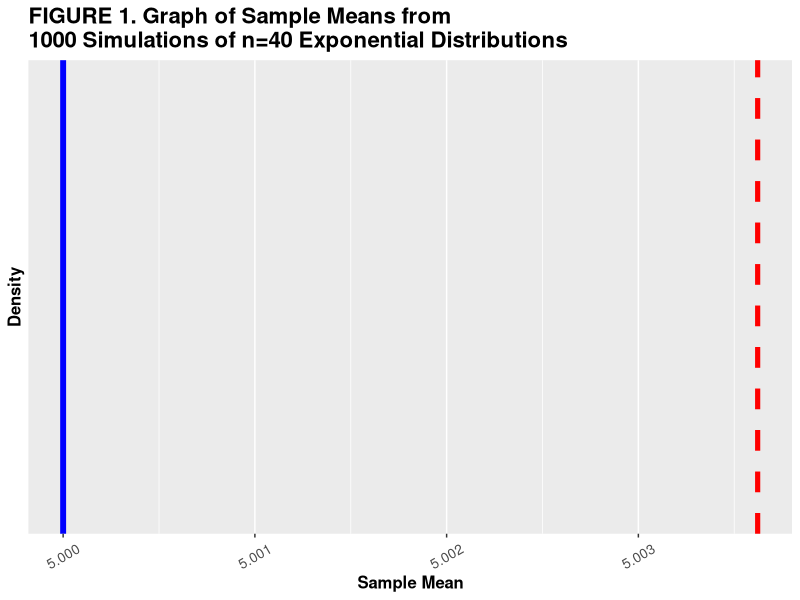
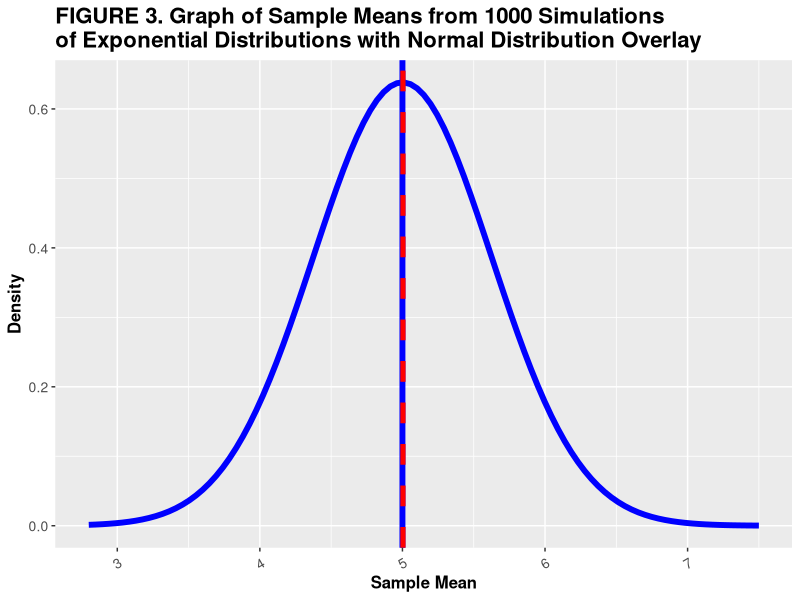

Write the R code that produced these figures, in order.
## ---- chunk 1
library(ggplot2)
## ---- chunk 2
## Set variables based on homework guidance
lambda <- 0.2
num.exp <- 40
num.sim <- 1000

## Theoretical mean and standard deviation of exponential distribution
mean.exp.dist <- 1/lambda
sd.exp.dist <- 1/lambda
sd.exp.var <- sd.exp.dist^2/num.exp
## ---- chunk 3
## Generate 1000 simulations of 40 exponential distributions
sim.1000 <- data.frame(sim.40=sapply(1:num.sim, function(exp.sim){
    mean(rexp(num.exp, lambda))}))
summary(sim.1000)
## ---- chunk 4
## Calculate sample mean from data frame containing simulation results
sample.mean <- mean(sim.1000$sim.40)
## Graph the simulated means along with theoretical distribution
bw <- diff(range(sim.1000$sim.40)) / (2 * IQR(sim.1000$sim.40) / length(sim.1000$sim.40)^(1/3))
ggplot(sim.1000, aes(x=round(sim.40, digits=1))) + geom_histogram(aes(y=..density..), bins=bw) +
    geom_vline(xintercept=mean.exp.dist, color="blue", lwd=2) +
    geom_vline(xintercept=sample.mean, color="red", lwd=1.75, linetype="dashed") +
    labs(title="FIGURE 1. Graph of Sample Means from\n1000 Simulations of n=40 Exponential Distributions",
         x="Sample Mean", y="Density") +
    theme(axis.text.x=element_text(angle=30, vjust=0.5, size=10),
          legend.position="none",
          axis.text.y=element_text(size=10),
          axis.title=element_text(size=12, face="bold"),
          plot.title=element_text(size=16, face="bold"))
## Run ttest on simulation mean to determine confidence interval to compare theoretical mean
t.test(sim.1000$sim.40)
## ---- chunk 5
sample.variance <- var(sim.1000$sim.40)
## ---- chunk 6
## Graph the simulated means along with theoretical distribution
ggplot(sim.1000, aes(x=round(sim.40, digits=1))) + geom_histogram(aes(y=..density..), bins=bw) +
    stat_function(fun=dnorm, args=list(mean=mean.exp.dist, sd=sd.exp.var), lwd=2, col="blue") +
    geom_vline(xintercept=mean.exp.dist, color="blue", lwd=2) +
    geom_vline(xintercept=sample.mean, color="red", lwd=1.75, linetype="dashed") +
    labs(title="FIGURE 3. Graph of Sample Means from 1000 Simulations\nof Exponential Distributions with Normal Distribution Overlay",
         x="Sample Mean", y="Density") +
    theme(axis.text.x=element_text(angle=30, vjust=0.5, size=10),
          legend.position="none",
          axis.text.y=element_text(size=10),
          axis.title=element_text(size=12, face="bold"),
          plot.title=element_text(size=16, face="bold"))
